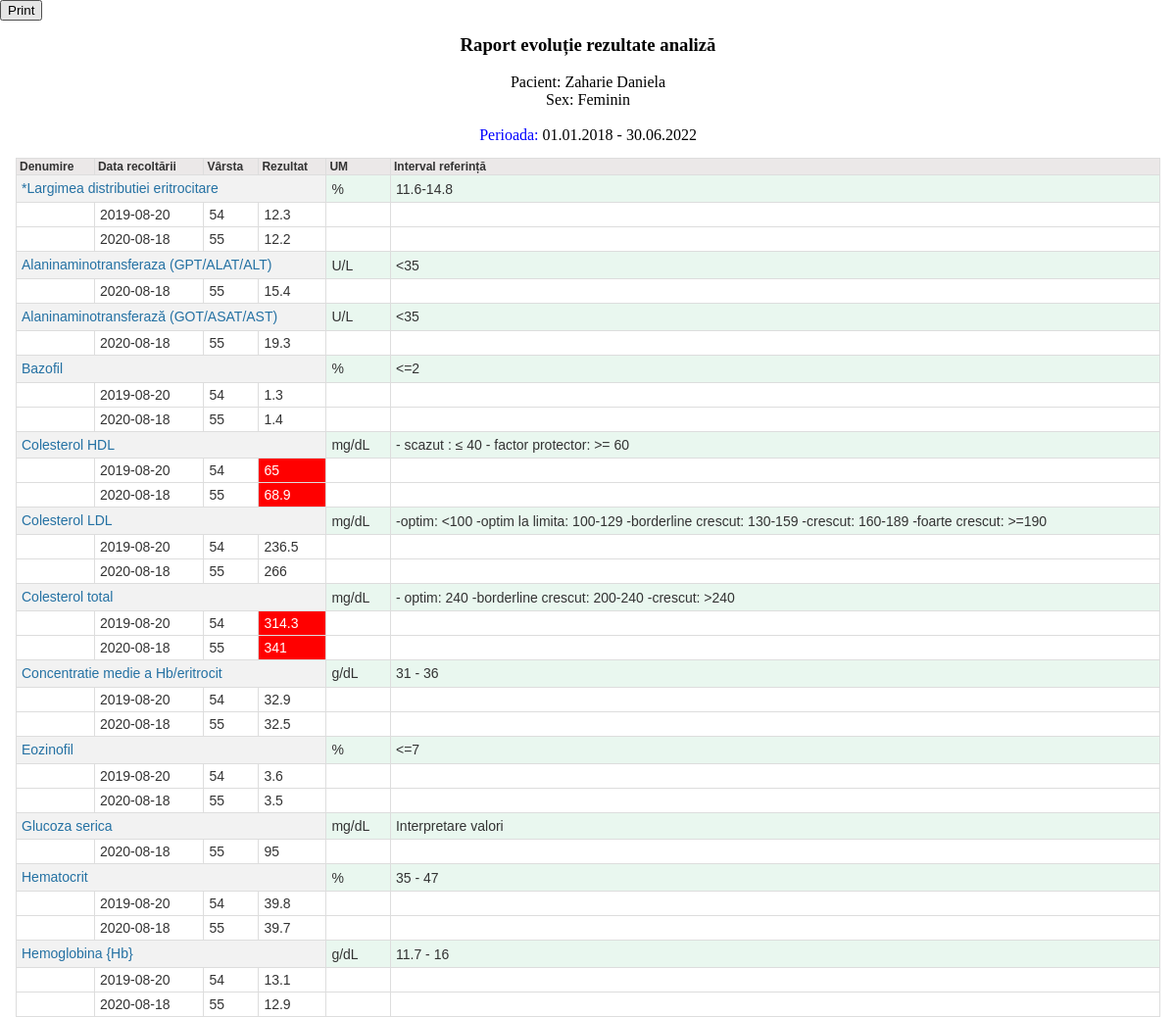
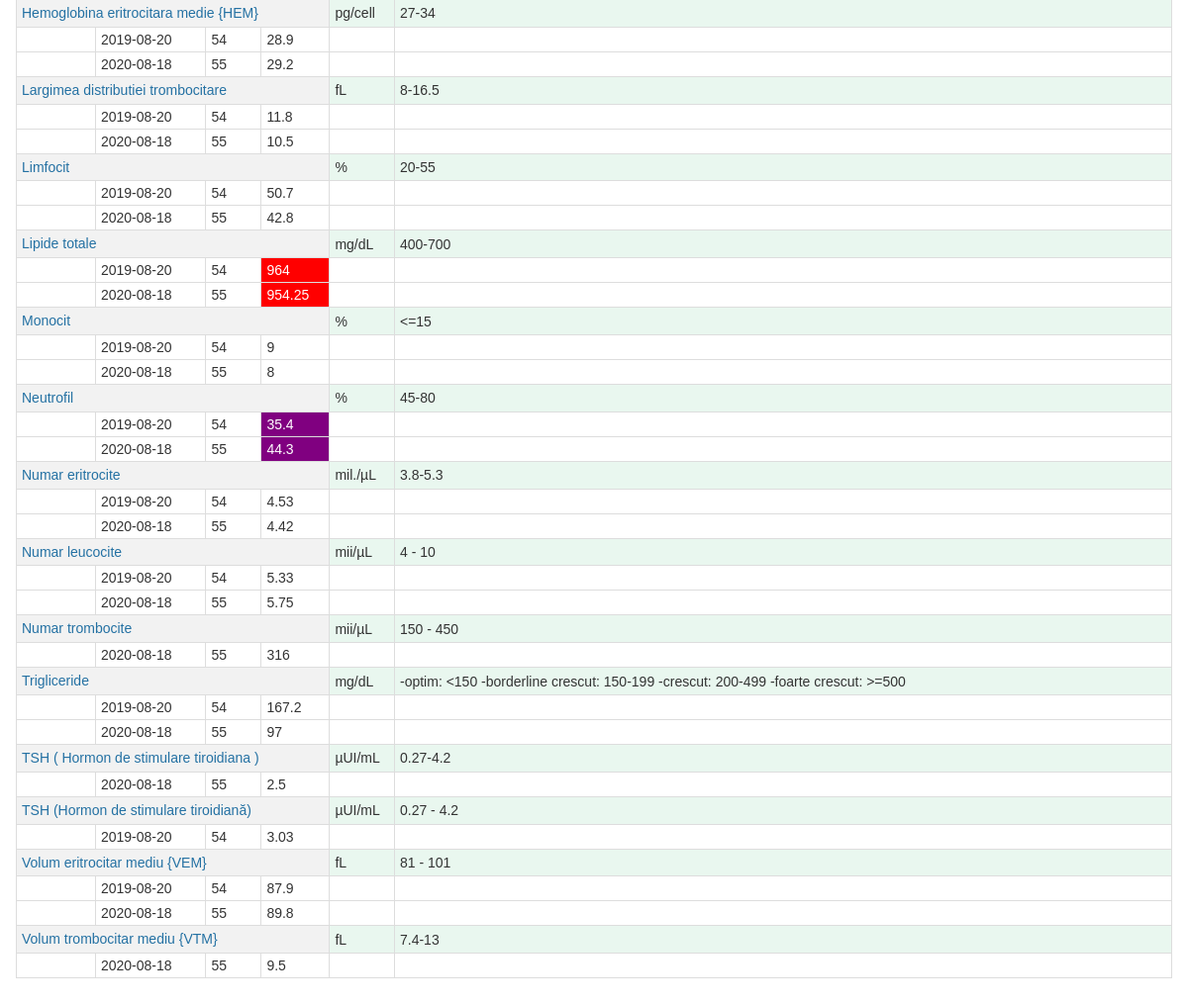
Page /buletine/rptAnalizeEvolutieTimp.php (signed in) on the committed database (2 pictures, top to bottom).
### tables this page shows
CREATE TABLE `tblperioada` (
  `DataI` date NOT NULL,
  `DataF` date NOT NULL
);

CREATE TABLE `buletine` (
  `NrBuletin` int(11) NOT NULL,
  `DataRecoltare` date NOT NULL,
  `NrCerere` int(11) NOT NULL,
  `id_user` int(11) DEFAULT NULL
);

CREATE TABLE `nom_analize` (
  `IDA` int(11) NOT NULL,
  `DenumireA` varchar(250) NOT NULL,
  `Um` varchar(50) NOT NULL,
  `IntervalRef` varchar(250) NOT NULL
);

CREATE TABLE `buletine_analize` (
  `NrBuletin` int(11) NOT NULL,
  `IDA` int(11) NOT NULL,
  `Rezultat` varchar(100) NOT NULL
);

### buletine/rptAnalizeEvolutieTimp.php (the view, shortened to what this page needs)
<?php
include('../config.php');
?>
<link rel="stylesheet" href="style.css" type="text/css" media="print"/ >
<input style= "position:fixed;left:0;top:0;" id="printpagebutton" type="button" value="Print" onclick="printpage()"/>
<?php
$sirp="SELECT * from tblperioada ";
$rsp=mysqli_query($link,$sirp) ;
$rowp = mysqli_fetch_assoc($rsp) ;
$DataI =  date('d.m.Y', strtotime(str_replace('/', '-', $rowp['DataI'])));
$DataF =  date('d.m.Y', strtotime(str_replace('/', '-', $rowp['DataF'])));
$tmpsir =" (DataRecoltare >= DataI and DataRecoltare<=DataF) ";
		 if(strtolower($_SESSION['SESS_TIP'])!="administrator")
		 {
			 	$tmpsir .=" and buletine.id_user= " .  $_SESSION['SESS_ID_USER'];
		 }
		$sql="select  buletine.NrBuletin, DataRecoltare, NrCerere, Concat(nume, ' ', prenume) as NumePrenume , cnp, if(left(cnp,1) =1 or left(cnp,1) =5 , 'Masculin', 'Feminin') as Sex , year(DataRecoltare) - if(left(cnp,1) in (1,2) , concat('19', mid(cnp,2,2)), concat('20', mid(cnp,2,2) )) as Varsta , dataI, dataF, nom_analize.IDA, DenumireA,Rezultat, UM, IntervalRef
		from buletine
			inner join cfg_useri on buletine.id_user=cfg_useri.id_user
			inner join buletine_analize on buletine_analize.NrBuletin=buletine.NrBuletin
			inner join nom_analize on buletine_analize.IDA=nom_analize.IDA, tblperioada
		WHERE " .$tmpsir . "
		ORDER BY DenumireA, DataRecoltare  , buletine.NrBuletin desc";
$sqluser="select   Concat(nume, ' ', prenume) as NumePrenume , cnp, if(left(cnp,1) =1 or left(cnp,1) =5 , 'Masculin', 'Feminin') as Sex
		from cfg_useri
		where id_user= " .  $_SESSION['SESS_ID_USER'];
$rsuser=mysqli_query($link,$sqluser) ;
$rowuser = mysqli_fetch_assoc($rsuser) ;
?>
<page size="A4">
<div id="raport_container" style="padding:8px;">
<center>
<h3>Raport evoluție rezultate analiză</h3>
Pacient: <?php echo $rowuser['NumePrenume'];?><br>
Sex: <?php echo $rowuser['Sex'];?> <br><br>
<span style="color:blue">Perioada: </span><?php echo $DataI;?> - <?php echo $DataF;?>
<br>
</center>
<div id="raport" style="font-size:12px;font-family:arial;">
<br>
		<table class="style1 norme" cell-spacing="0" cell-padding="0">
			<thead >
					<tr background="#ebe8e8" >
						<th id="" >Denumire</th>
						<th id="" >Data recoltării</th>
						<th id="" >Vârsta </th>
						<th id="" >Rezultat </th>
						<th id="" >UM</th>
						<th id="" >Interval referință</th>
					</tr>
			</thead>
			<tbody>
			<?php
			$DenumireAPrec="";
				$rs2 = mysqli_query($link,$sql) ;
				while ($item_row = mysqli_fetch_array($rs2))
				{
				if($item_row['DenumireA']!=$DenumireAPrec )
				{ 			?>
						<tr style="background:#f2f2f2">
							<td colspan=4 style="text-align:left;line-height:1.2">
								<span style="color:#2471A3;font-size:14px;"><?php echo $item_row['DenumireA'];?> </span>
							</td>
							<td id="" style="background:#E9F7EF">  <?php echo $item_row['UM'] ?></td>
							<td id="" style="background:#E9F7EF">  <?php echo $item_row['IntervalRef'] ?>
						</tr>
					<?php
				}
					$b1=0;$b2=0;
					$optim=explode("-",$item_row['IntervalRef']);
					$b1=str_replace("<=","", $optim[0]);
					$b1=str_replace("<","", $b1);
					$b1=str_replace("=","", $b1);
					if(count($optim)>1)
					{ 	$b2=$optim[1];}
					else
						{ 	$b2=$b1;}
					$stilrez="background:#fff";
					if($item_row['Rezultat']>0 && $item_row['Rezultat']>$b2) { $stilrez="background:red;color:#fff;";	}
					if($item_row['Rezultat']> 0 && $item_row['Rezultat']<$b1 & $b2!=$b1) { $stilrez="background:purple;color:#fff;";	}
				?>
						<tr >
								<td id="">  <?php  ?> </td>
								<td id="">  <?php echo $item_row['DataRecoltare'] ?></td>
								<td id="">  <?php echo $item_row['Varsta'] ?></td>
								<td id="" style=<?php echo $stilrez;?>>
									<?php
										echo $item_row['Rezultat'] ;
									?>
								</td>
								<td id="" >  <?php  ?></td>
								<td id="" >  <?php  ?></td>
						</tr>
					<?php
					$DenumireAPrec=$item_row['DenumireA'] ;
				}
				?>
			</tbody>
			</table>
</div>
</div>
</page>

### style.css (style rules this page uses)
input { padding:4px 3px; }
table { width: 100%; margin: 0px; margin-bottom: 20px; }
table.style1 { width:100%; }
table.style1 th { border: 1px solid #DDDDDD; font-size:11px;line-height: 11px; padding: 2px 3px 2px 3px; color: #333333; white-space: nowrap; text-align: left; }
table.style1 thead th { background:#ebe8e8;padding-top: 2px;border-bottom:0px; }
table.style1 tbody { height: 60px; overflow-y: auto;overflow-x: hidden; }
table.style1 tbody tr { width:100%;background: #fff; }
table.style1 tbody tr td { border: 1px solid #DDDDDD; font-size:12px;line-height: 12px; padding:5px; color: #333333; }
table.style1 { border-width: 1px; border-style: solid; border-collapse: collapse; }
table.style1 tbody td { border-width: 1px; border-style: solid; }
table.style1 thead th { border-width: 1px; border-style: solid; border-bottom:0px; border-bottom:0px; }
table.style1 tr:nth-child(even) { background: #f1f1f1 }
table.style1 tr:nth-child(odd) { background: #FFF }

### buletine/rptAnalizeEvolutieTimp.php (style rules this page uses)
table { width: 100%; margin: 0px; margin-bottom: 20px; cell-padding:0px;cell-spacing:0px; }
table.style1 { width:100%; }
table.style1 th { border: 1px solid #DDDDDD; font-size:12px;line-height: 12px; padding: 2px 3px 2px 3px; color: #333333; white-space: nowrap; text-align: left; }
table.style1 thead th { background:#ebe8e8;padding-top: 2px;border-bottom:0px; }
table.style1 tbody { height: 60px; overflow-y: auto;overflow-x: hidden; }
table.style1 tbody tr { width:100%;background: #fff; }
table.style1 tbody tr td { border: 1px solid #DDDDDD; font-size:14px;line-height: 14px; padding:5px; color: #333333; }
table.style1 { border-width: 1px; border-style: solid; border-collapse: collapse; }
table.style1 tbody td { border-width: 1px; border-style: solid; }
table.style1 thead th { border-width: 1px; border-style: solid; border-bottom:0px; border-bottom:0px; }
page[size="A4" { background: #fff; width: 21cm; height:auto; display: block; margin: 0 auto; margin-bottom: 0.5cm; box-shadow: 0 0 0.5cm rgba(0,0,0,0.5); }

### rows in the picture
tblperioada: DataI "01.01.2018", DataF "30.06.2022"
buletine: nom_analize.DenumireA "*Largimea distributiei eritrocitare", nom_analize.Um "%", nom_analize.IntervalRef "11.6-14.8", DataRecoltare "2019-08-20", Varsta "54", buletine_analize.Rezultat "12.3", nom_analize.DenumireA "Bazofil", nom_analize.IntervalRef "<=2", buletine_analize.Rezultat "1.3", nom_analize.DenumireA "Colesterol HDL", nom_analize.Um "mg/dL", nom_analize.IntervalRef "- scazut : ≤ 40 - factor protector: >= 60", buletine_analize.Rezultat "65", nom_analize.DenumireA "Colesterol LDL", nom_analize.IntervalRef "-optim: <100 -optim la limita: 100-129 -borderline crescut: 130-159 -crescut: 160-189 -foarte crescut: >=190", buletine_analize.Rezultat "236.5", nom_analize.DenumireA "Colesterol total", nom_analize.IntervalRef "- optim: 240 -borderline crescut: 200-240 -crescut: >240", buletine_analize.Rezultat "314.3", nom_analize.DenumireA "Concentratie medie a Hb/eritrocit", nom_analize.Um "g/dL", nom_analize.IntervalRef "31 - 36", buletine_analize.Rezultat "32.9", nom_analize.DenumireA "Eozinofil", nom_analize.IntervalRef "<=7", buletine_analize.Rezultat "3.6", nom_analize.DenumireA "Hematocrit", nom_analize.IntervalRef "35 - 47", buletine_analize.Rezultat "39.8", nom_analize.DenumireA "Hemoglobina {Hb}", nom_analize.IntervalRef "11.7 - 16", buletine_analize.Rezultat "13.1", nom_analize.DenumireA "Hemoglobina eritrocitara medie {HEM}", nom_analize.Um "pg/cell", nom_analize.IntervalRef "27-34", buletine_analize.Rezultat "28.9", nom_analize.DenumireA "Largimea distributiei trombocitare", nom_analize.Um "fL", nom_analize.IntervalRef "8-16.5", buletine_analize.Rezultat "11.8", nom_analize.DenumireA "Limfocit", nom_analize.IntervalRef "20-55", buletine_analize.Rezultat "50.7", nom_analize.DenumireA "Lipide totale", nom_analize.IntervalRef "400-700", buletine_analize.Rezultat "964", nom_analize.DenumireA "Monocit", nom_analize.IntervalRef "<=15", buletine_analize.Rezultat "9", nom_analize.DenumireA "Neutrofil", nom_analize.IntervalRef "45-80", buletine_analize.Rezultat "35.4", nom_analize.DenumireA "Numar eritrocite", nom_analize.Um "mil./µL", nom_analize.IntervalRef "3.8-5.3", buletine_analize.Rezultat "4.53", nom_analize.DenumireA "Numar leucocite", nom_analize.Um "mii/µL", nom_analize.IntervalRef "4 - 10", buletine_analize.Rezultat "5.33", nom_analize.DenumireA "Trigliceride", nom_analize.IntervalRef "-optim: <150 -borderline crescut: 150-199 -crescut: 200-499 -foarte crescut: >=500", buletine_analize.Rezultat "167.2", nom_analize.DenumireA "TSH (Hormon de stimulare tiroidiană)", nom_analize.Um "µUI/mL", nom_analize.IntervalRef "0.27 - 4.2", buletine_analize.Rezultat "3.03", nom_analize.DenumireA "Volum eritrocitar mediu {VEM}", nom_analize.IntervalRef "81 - 101", buletine_analize.Rezultat "87.9"
buletine: DataRecoltare "2020-08-18", Varsta "55", buletine_analize.Rezultat "12.2", nom_analize.DenumireA "Alaninaminotransferaza (GPT/ALAT/ALT)", nom_analize.Um "U/L", nom_analize.IntervalRef "<35", buletine_analize.Rezultat "15.4", nom_analize.DenumireA "Alaninaminotransferază (GOT/ASAT/AST)", buletine_analize.Rezultat "19.3", buletine_analize.Rezultat "1.4", buletine_analize.Rezultat "68.9", buletine_analize.Rezultat "266", buletine_analize.Rezultat "341", buletine_analize.Rezultat "32.5", buletine_analize.Rezultat "3.5", nom_analize.DenumireA "Glucoza serica", nom_analize.Um "mg/dL", nom_analize.IntervalRef "Interpretare valori", buletine_analize.Rezultat "95", buletine_analize.Rezultat "39.7", buletine_analize.Rezultat "12.9", buletine_analize.Rezultat "29.2", buletine_analize.Rezultat "10.5", buletine_analize.Rezultat "42.8", buletine_analize.Rezultat "954.25", buletine_analize.Rezultat "8", buletine_analize.Rezultat "44.3", buletine_analize.Rezultat "4.42", buletine_analize.Rezultat "5.75", nom_analize.DenumireA "Numar trombocite", nom_analize.Um "mii/µL", nom_analize.IntervalRef "150 - 450", buletine_analize.Rezultat "316", buletine_analize.Rezultat "97", nom_analize.DenumireA "TSH ( Hormon de stimulare tiroidiana )", nom_analize.Um "µUI/mL", nom_analize.IntervalRef "0.27-4.2", buletine_analize.Rezultat "2.5", buletine_analize.Rezultat "89.8", nom_analize.DenumireA "Volum trombocitar mediu {VTM}", nom_analize.Um "fL", nom_analize.IntervalRef "7.4-13", buletine_analize.Rezultat "9.5"

### other values in the picture
$rowuser['NumePrenume'] "Zaharie Daniela"
$rowuser['Sex'] "Feminin"
